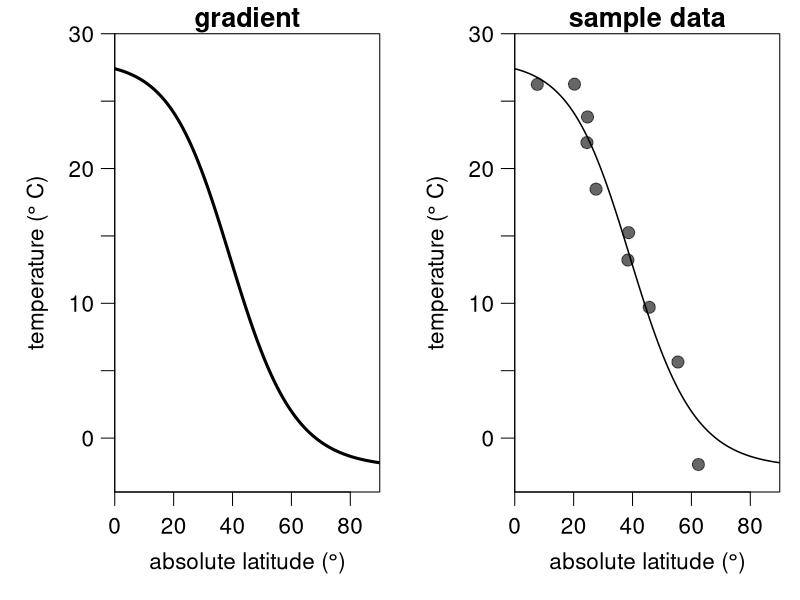
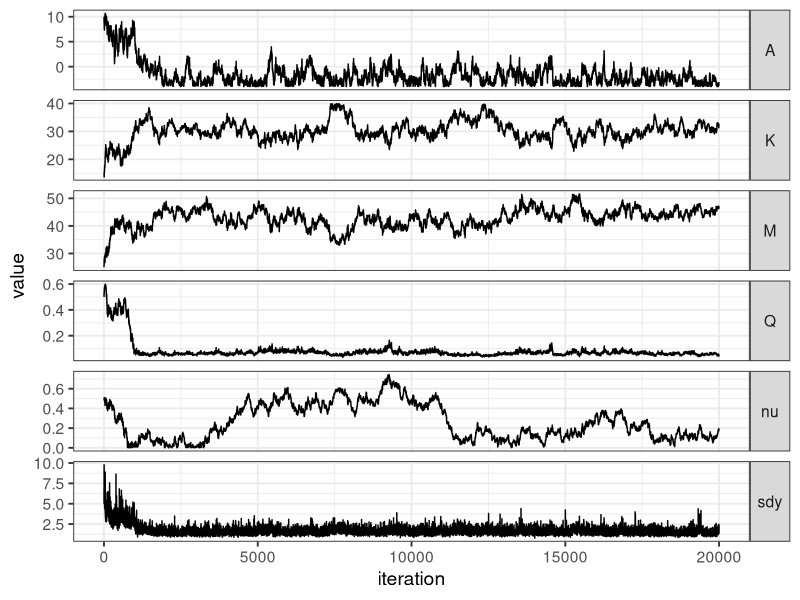
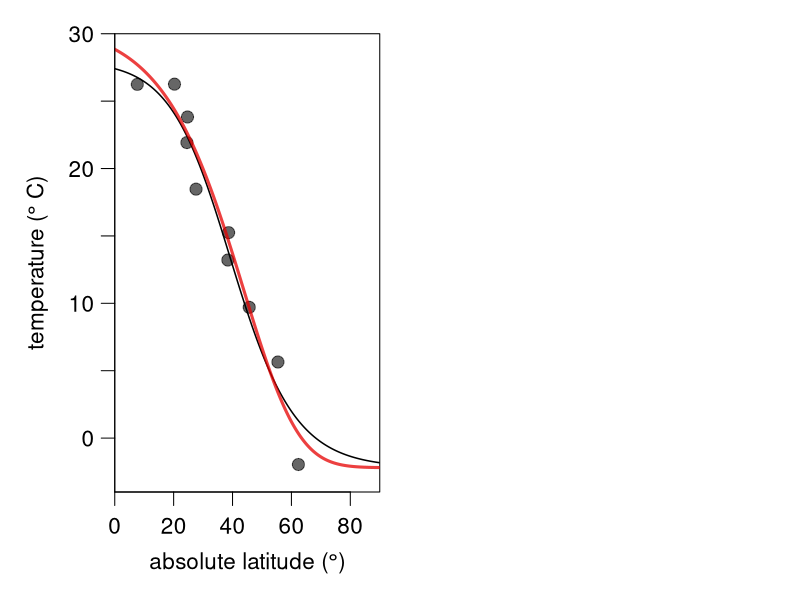

Here is the R script that generated these plots, in order:
## ---- chunk 1
knitr::opts_chunk$set(echo = TRUE)
## ---- chunk 2
gradient <- function(x, coeff, sd) {
  A = coeff[1]
  K = coeff[2]
  M = coeff[3]
  Q = coeff[4]
  nu = coeff[5]
  return(A + max(c(K-A,0))/((1+(nu*exp(Q*(x-M))))^(1/nu)) + rnorm(length(x),0,sd))
}
## ---- chunk 3
set.seed(10)
sample_lat <- runif(10,0,90)
sample_data <- data.frame(
  x = sample_lat, 
  y = gradient(x = sample_lat, coeff = c(-2.2, 28, 39.1, 0.1, 1.2), sd = 2))
## ---- chunk 4
layout(matrix(c(1,2), nrow = 1, ncol = 2, byrow = TRUE))

par(mar = c(4,4.25,1.25,0.75), las = 1, mgp = c(2.25,0.75,0), cex = 1.35)
latitude <- seq(0,90,by=0.2)
temperature <- gradient(x = latitude, coeff = c(-2.2, 28, 39.1, 0.1, 1.2), sd = 0)
plot(latitude, temperature, type = "l", lwd = 3, ylim = c(-4,30), xlab = expression ("absolute latitude ("*degree*")"), yaxt = "n", ylab = expression("temperature ("*degree~"C)"), yaxs = "i", xaxs = "i",
     xlim = c(0,90), main = "gradient")
axis(2,seq(-5,30,5),c(NA,0,NA,10,NA,20,NA,30))


plot(latitude, temperature, type = "l", lwd = 1.5, ylim = c(-4,30), xlab = expression ("absolute latitude ("*degree*")"), yaxt = "n", ylab = expression("temperature ("*degree~"C)"), yaxs = "i", xaxs = "i",
     xlim = c(0,90), main = "sample data")
points(sample_data$x, sample_data$y,  pch = 19, cex = 1.2, col = rgb(0,0,0,0.6), xpd = T)
axis(2,seq(-5,30,5),c(NA,0,NA,10,NA,20,NA,30))
## ---- chunk 5
loglik <- function(x, y,  coeff, sdy) {
  A = coeff[1]
  K = coeff[2]
  M = coeff[3]
  Q = coeff[4]
  nu = coeff[5]
  pred = A + max(c(K-A,0))/((1+(nu*exp(Q*(x-M))))^(1/nu))
  return(sum(dnorm(y, mean = pred, sd = sdy, log = TRUE)))
}
## ---- chunk 6
logprior <- function(coeff) {
    return(sum(c(
    dunif(coeff[1], -4, 40, log = TRUE),
    dunif(coeff[2], -4, 40, log = TRUE),
    dnorm(coeff[3], 45, 10, log = TRUE),
    dgamma(coeff[4], 0.2, 0.2, log = TRUE),
    dgamma(coeff[5], 1, 1, log = TRUE))))
}
## ---- chunk 7
logposterior <- function(x, y, coeff, sdy){
  return (loglik(x, y, coeff, sdy) + logprior(coeff))
}
## ---- chunk 8
MH_propose <- function(coeff, proposal_sd){
  return(rnorm(5,mean = coeff, sd= c(.5,.5,.5,0.01,0.01)))
}
## ---- chunk 9
run_MCMC <- function(x, y, coeff_inits, sdy_init, nIter){
  ### Initialisation
  coefficients = array(dim = c(nIter,5)) # set up array to store coefficients
  coefficients[1,] = coeff_inits # initialise coefficients
  sdy = rep(NA_real_,nIter) # set up vector to store sdy
  sdy[1] = sdy_init # intialise sdy
  A_sdy = 3 # parameter for the prior on the inverse gamma distribution of sdy
  B_sdy = 0.1 # parameter for the prior on the inverse gamma distribution of sdy
  n <- length(y)
  shape_sdy <- A_sdy+n/2 # shape parameter for the inverse gamma
  
  ### The MCMC loop
  for (i in 2:nIter){ 
    
    ## 1. Gibbs step to estimate sdy
    sdy[i] = sqrt(1/rgamma(1,shape_sdy,B_sdy+0.5*sum((y-gradient(x,coefficients[i-1,],0))^2)))
    
    ## 2. Metropolis-Hastings step to estimate the regression coefficients
    proposal = MH_propose(coefficients[i-1,]) # new proposed values
    if(any(proposal[c(4,5)] <= 0)) HR = 0 else # Q and nu need to be >0
    # Hasting's ratio of the proposal
    HR = exp(logposterior(x = x, y = y, coeff = proposal, sdy = sdy[i]) -
                   logposterior(x = x, y = y, coeff = coefficients[i-1,], sdy = sdy[i]))
    # accept proposal with probability = min(HR,1)
    if (runif(1) < HR){ 
      coefficients[i,] = proposal
    # if proposal is rejected, keep the values from the previous iteration
    }else{
      coefficients[i,] = coefficients[i-1,]
    }
  } # end of the MCMC loop
  
  ###  Function output
  output = data.frame(A = coefficients[,1],
                      K = coefficients[,2],
                      M = coefficients[,3],
                      Q = coefficients[,4],
                      nu = coefficients[,5],
                      sdy = sdy)
  return(output)
}
## ---- chunk 10
m <- run_MCMC(x = sample_data$x, y = sample_data$y, coeff_inits = c(10,15,25,0.5,0.5), sdy_init = 5, nIter = 20000)
## ---- chunk 11
library(ggplot2)
library(dplyr)
library(reshape)
m <- m %>% mutate(iteration = 1:nrow(.))
mm <- melt(m,id.vars = "iteration")
ggplot(mm) + geom_line(aes(x = iteration, y = value))+
      facet_grid(variable ~ ., scales = "free_y") + theme(legend.position = "none")+
      theme_bw(base_size = 14)+
      theme(strip.text.y.right = element_text(angle = 0))

#ggplot(mm) + geom_histogram(aes(x = value))+
#      facet_grid(variable ~ ., switch = "x", scales = "free_x")+ 
#      theme(legend.position = "none")+
#      theme_bw(base_size = 14)+
#      theme(strip.text.y.right = element_text(angle = 0))+ 
 # scale_y_continuous(position = "right")#+
  #coord_flip()

#title <- ggdraw() + draw_label("Conditions for site 05430175", fontface='bold')
#bottom_row <- plot_grid(nutrient_boxplot, tss_flow_plot, ncol = 2, labels = "AUTO")
#plot_grid(title, bottom_row, flow_timeseries, nrow = 3, labels = c("", "", "C"),
#          rel_heights = c(0.2, 1, 1))


# + geom_histogram(aes(x=value))+

## ---- chunk 12
burnin <- 1:10000
latseq <- seq(0,90,0.2)
par(mar = c(4,4.25,1.25,0.75), las = 1, mgp = c(2.25,0.75,0), cex = 1.35)

plot(latitude, temperature, type = "l", lwd = 1.5, ylim = c(-4,30), xlab = expression ("absolute latitude ("*degree*")"), yaxt = "n", ylab = expression("temperature ("*degree~"C)"), yaxs = "i", xaxs = "i",
     xlim = c(0,90))
points(sample_data$x, sample_data$y,  pch = 19, cex = 1.2, col = rgb(0,0,0,0.6), xpd = T)
points(latseq, gradient(x = latseq, coeff = apply(m[-burnin,1:5],2,mean), sd = 0), type = "l", lwd = 3, col = rgb(0.9,0,0,0.75))
axis(2,seq(-5,30,5),c(NA,0,NA,10,NA,20,NA,30))
